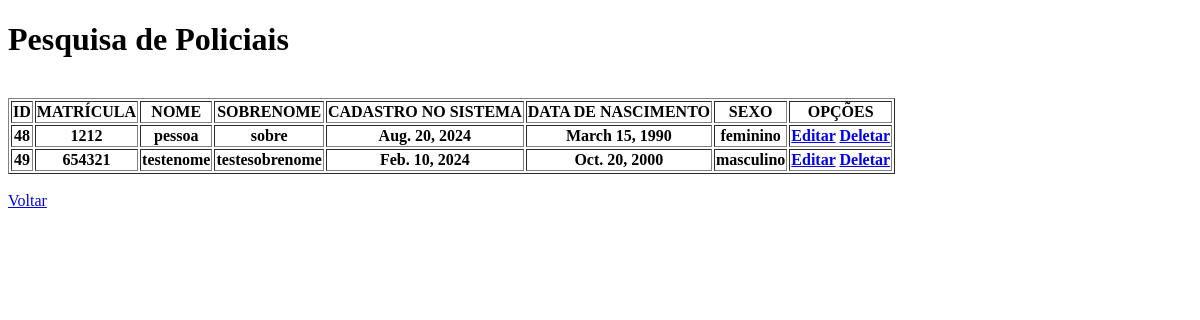
The page /grupos/search/ on the database as committed earlier.
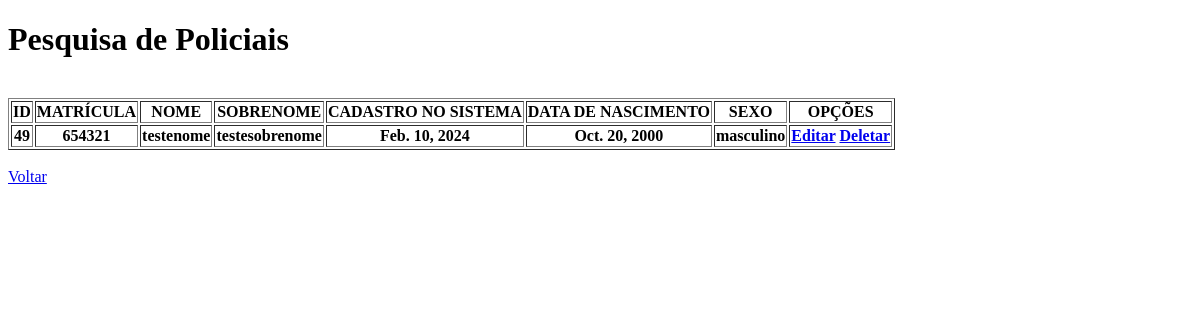
The same page on the database as committed later.
### grupos/models.py (models this page shows, shortened)
class Policial(models.Model):
    idPolicial      = models.AutoField(primary_key=True)
    Matricula       = models.CharField(max_length=10, null=True)
    Nome            = models.CharField(max_length=15)
    Sobrenome       = models.CharField(max_length=30)
    DataCadastro    = models.DateField()
    DataNascimento  = models.DateField()
    Sexo            = models.CharField(max_length=1)

### grupos/views.py (the view)
# urls.py: path('search/', search_view, name="search_view")
def search_view(request):
    query = request.GET.get('matricula')
    if query:
        policiais = Policial.objects.filter(Matricula__icontains=query)
    else:
        policiais = Policial.objects.all()
    return render(request, 'search.html', {'policiais': policiais, 'query':query})

### grupos/templates/search.html (shortened to what this page needs)
<!doctype html>
<html lang="pt-br">
<head>
</head>
<body>
    <h1> Pesquisa de Policiais </h1>
    <br>
    <div>
        <table border="1">
            <tr>
                <th>ID                  </th>
                <th>MATRÍCULA           </th>
                <th>NOME                </th>
                <th>SOBRENOME           </th>
                <th>CADASTRO NO SISTEMA </th>
                <th>DATA DE NASCIMENTO  </th>
                <th>SEXO                </th>
                <th>OPÇÕES              </th>
            </tr>
        {% for policial in policiais %}
             <tr>
                <th>{{ policial.idPolicial     }}</th>
                <th>{{ policial.Matricula      }}</th>
                <th>{{ policial.Nome           }}</th>
                <th>{{ policial.Sobrenome      }}</th>
                <th>{{ policial.DataCadastro   }}</th>
                <th>{{ policial.DataNascimento }}</th>
                <th>{{ policial.Sexo           }}</th>
                 <th>
                    <a href="{% url 'editar'    policial.idPolicial %}">Editar</a>
                    <a href="{% url 'deletar'   policial.idPolicial %}" onclick="return confirm('Deseja realmente deletar este participante?')">Deletar</a>
                </th>
        {% empty %}
            <tr>
                <td colspan="8">Nenhum policial encontrado</td>
            </tr>
        {% endfor %}
            </tr>
        </table>
    </div>
    <br>
    <div>
        <a href=" /grupos ">Voltar</a>
    </div>
</body>
</html>

Rows that differ between the two databases and show on the page:
removed Policial: idPolicial "48", Matricula "1212", Nome "pessoa", Sobrenome "sobre", DataCadastro "Aug. 20, 2024", DataNascimento "March 15, 1990", Sexo "feminino"
